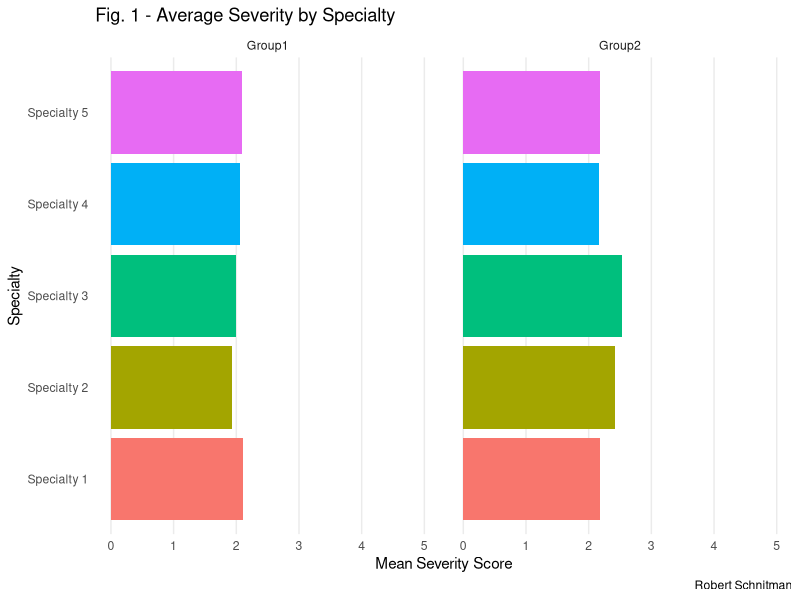

Reproduce this figure in R.
##### === BEGIN === #####

#### SET UP ####
library(foreign)
library(tidyverse)

df <- as.data.frame(read.spss('backup.sav'))

df2 <- df %>% filter(HighestEdu != 5) # For some reason, there is a 5 in education.

df2$PatientType <- with(df2, ifelse(PatientType == 'Outpatient', 'Group1', 'Group2'))

specialties <- c('Specialty 1', 'Specialty 2', 'Specialty 3', 'Specialty 4', 'Specialty 5')

df2$Specialty <- sample(specialties, 447, replace = TRUE)

#### PLOTS ####
  ### Severity vs. Specialty ###
fig1 <- ggplot(filter(df2, is.na(Specialty) == FALSE), 
               aes(y = as.numeric(Severity), 
                   x = as.character(Specialty), 
                   fill = as.character(Specialty))) +
  stat_summary(fun.y = 'mean', geom = 'bar', position = 'dodge', show.legend = FALSE) +
  facet_wrap(~ PatientType) +
  labs(title = 'Fig. 1 - Average Severity by Specialty',
       y     = 'Mean Severity Score',
       x     = 'Specialty') +
  expand_limits(y = c(1, 5)) +    # Severity score is from 1 to 5.
  coord_flip() +
  theme_minimal() +
  theme(panel.grid.minor = element_blank(),
        panel.grid.major.y = element_blank()) + 
  labs(caption = 'Robert Schnitman')


fig1

summary(lm(data = df2, as.numeric(Severity) ~ factor(Specialty) + Age))

##### === END === #####